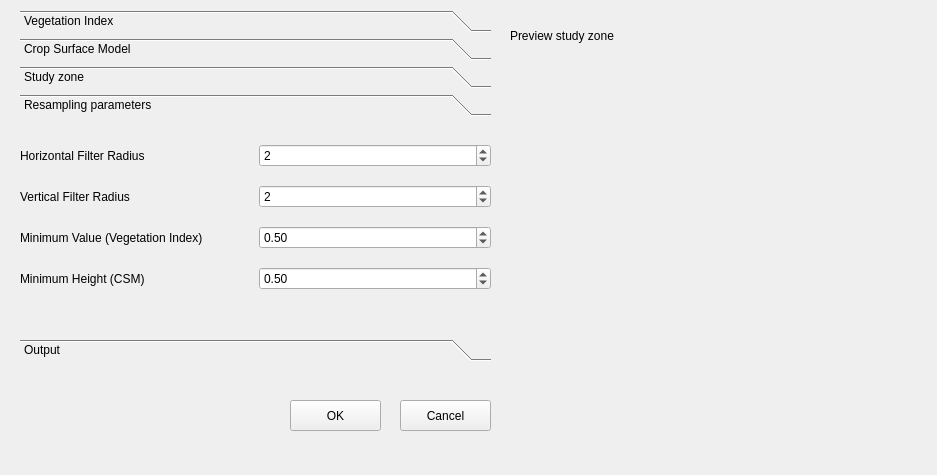
<?xml version="1.0" encoding="UTF-8"?>
<ui version="4.0">
 <class>VigourMapsDialogBase</class>
 <widget class="QDialog" name="VigourMapsDialogBase">
  <property name="geometry">
   <rect>
    <x>0</x>
    <y>0</y>
    <width>937</width>
    <height>475</height>
   </rect>
  </property>
  <property name="sizePolicy">
   <sizepolicy hsizetype="Expanding" vsizetype="Expanding">
    <horstretch>0</horstretch>
    <verstretch>0</verstretch>
   </sizepolicy>
  </property>
  <property name="windowTitle">
   <string>VigourMaps</string>
  </property>
  <widget class="QToolBox" name="toolBox">
   <property name="geometry">
    <rect>
     <x>20</x>
     <y>10</y>
     <width>471</width>
     <height>351</height>
    </rect>
   </property>
   <property name="currentIndex">
    <number>3</number>
   </property>
   <widget class="QWidget" name="page">
    <property name="geometry">
     <rect>
      <x>0</x>
      <y>0</y>
      <width>471</width>
      <height>241</height>
     </rect>
    </property>
    <attribute name="label">
     <string>Vegetation Index</string>
    </attribute>
    <widget class="QWidget" name="gridLayoutWidget_2">
     <property name="geometry">
      <rect>
       <x>0</x>
       <y>0</y>
       <width>461</width>
       <height>141</height>
      </rect>
     </property>
     <layout class="QGridLayout" name="gridLayout_2">
      <item row="0" column="0">
       <widget class="QLabel" name="label_10">
        <property name="text">
         <string>Input Vegetation Index</string>
        </property>
       </widget>
      </item>
      <item row="0" column="3">
       <widget class="QPushButton" name="pushButton_13">
        <property name="text">
         <string>Browse</string>
        </property>
       </widget>
      </item>
      <item row="0" column="2">
       <widget class="QComboBox" name="comboBox_3">
        <property name="sizePolicy">
         <sizepolicy hsizetype="Expanding" vsizetype="Fixed">
          <horstretch>0</horstretch>
          <verstretch>0</verstretch>
         </sizepolicy>
        </property>
       </widget>
      </item>
     </layout>
    </widget>
   </widget>
   <widget class="QWidget" name="page_2">
    <property name="geometry">
     <rect>
      <x>0</x>
      <y>0</y>
      <width>471</width>
      <height>241</height>
     </rect>
    </property>
    <attribute name="label">
     <string>Crop Surface Model</string>
    </attribute>
    <widget class="QWidget" name="gridLayoutWidget_3">
     <property name="geometry">
      <rect>
       <x>0</x>
       <y>0</y>
       <width>471</width>
       <height>231</height>
      </rect>
     </property>
     <layout class="QGridLayout" name="gridLayout_3">
      <item row="2" column="1">
       <widget class="QLabel" name="label_20">
        <property name="text">
         <string>Input CSM</string>
        </property>
       </widget>
      </item>
      <item row="2" column="4">
       <widget class="QPushButton" name="pushButton_17">
        <property name="text">
         <string>Browse</string>
        </property>
       </widget>
      </item>
      <item row="2" column="0">
       <widget class="QCheckBox" name="checkBox_2">
        <property name="text">
         <string/>
        </property>
       </widget>
      </item>
      <item row="1" column="2">
       <widget class="QComboBox" name="comboBox_6">
        <property name="sizePolicy">
         <sizepolicy hsizetype="Expanding" vsizetype="Fixed">
          <horstretch>0</horstretch>
          <verstretch>0</verstretch>
         </sizepolicy>
        </property>
       </widget>
      </item>
      <item row="2" column="2">
       <widget class="QComboBox" name="comboBox_8">
        <property name="sizePolicy">
         <sizepolicy hsizetype="Expanding" vsizetype="Fixed">
          <horstretch>0</horstretch>
          <verstretch>0</verstretch>
         </sizepolicy>
        </property>
       </widget>
      </item>
      <item row="0" column="2">
       <widget class="QComboBox" name="comboBox_9">
        <property name="sizePolicy">
         <sizepolicy hsizetype="Expanding" vsizetype="Fixed">
          <horstretch>0</horstretch>
          <verstretch>0</verstretch>
         </sizepolicy>
        </property>
       </widget>
      </item>
      <item row="0" column="0">
       <widget class="QCheckBox" name="checkBox_3">
        <property name="text">
         <string/>
        </property>
       </widget>
      </item>
      <item row="1" column="4">
       <widget class="QPushButton" name="pushButton_18">
        <property name="text">
         <string>Browse</string>
        </property>
       </widget>
      </item>
      <item row="1" column="1">
       <widget class="QLabel" name="label_21">
        <property name="text">
         <string>Input DTM</string>
        </property>
       </widget>
      </item>
      <item row="0" column="1">
       <widget class="QLabel" name="label_22">
        <property name="text">
         <string>Input DSM</string>
        </property>
       </widget>
      </item>
      <item row="0" column="4">
       <widget class="QPushButton" name="pushButton_21">
        <property name="text">
         <string>Browse</string>
        </property>
       </widget>
      </item>
      <item row="3" column="2">
       <widget class="QLabel" name="label_5">
        <property name="text">
         <string>Note: CSM is optional. Check the box if you pretend to use it.</string>
        </property>
        <property name="wordWrap">
         <bool>true</bool>
        </property>
       </widget>
      </item>
     </layout>
    </widget>
   </widget>
   <widget class="QWidget" name="page_4">
    <property name="geometry">
     <rect>
      <x>0</x>
      <y>0</y>
      <width>471</width>
      <height>241</height>
     </rect>
    </property>
    <attribute name="label">
     <string>Study zone</string>
    </attribute>
    <widget class="QWidget" name="gridLayoutWidget_5">
     <property name="geometry">
      <rect>
       <x>0</x>
       <y>10</y>
       <width>461</width>
       <height>41</height>
      </rect>
     </property>
     <layout class="QGridLayout" name="gridLayout_5">
      <item row="0" column="2">
       <widget class="QComboBox" name="comboBox_7">
        <property name="sizePolicy">
         <sizepolicy hsizetype="Expanding" vsizetype="Fixed">
          <horstretch>0</horstretch>
          <verstretch>0</verstretch>
         </sizepolicy>
        </property>
       </widget>
      </item>
      <item row="0" column="3">
       <widget class="QPushButton" name="pushButton_16">
        <property name="text">
         <string>Browse</string>
        </property>
       </widget>
      </item>
      <item row="0" column="1">
       <widget class="QLabel" name="label_2">
        <property name="text">
         <string>Study zone shapefile</string>
        </property>
       </widget>
      </item>
      <item row="0" column="0">
       <widget class="QCheckBox" name="checkBox">
        <property name="text">
         <string/>
        </property>
       </widget>
      </item>
     </layout>
    </widget>
    <widget class="QLabel" name="label_4">
     <property name="geometry">
      <rect>
       <x>0</x>
       <y>80</y>
       <width>241</width>
       <height>81</height>
      </rect>
     </property>
     <property name="text">
      <string>Note: Instead of shapefile, the user can define a polygon in Preview window.</string>
     </property>
     <property name="wordWrap">
      <bool>true</bool>
     </property>
    </widget>
   </widget>
   <widget class="QWidget" name="page_5">
    <property name="geometry">
     <rect>
      <x>0</x>
      <y>0</y>
      <width>471</width>
      <height>241</height>
     </rect>
    </property>
    <attribute name="label">
     <string>Resampling parameters</string>
    </attribute>
    <widget class="QWidget" name="gridLayoutWidget_6">
     <property name="geometry">
      <rect>
       <x>0</x>
       <y>10</y>
       <width>471</width>
       <height>171</height>
      </rect>
     </property>
     <layout class="QGridLayout" name="gridLayout_6">
      <item row="2" column="0">
       <widget class="QLabel" name="label_13">
        <property name="text">
         <string>Minimum Value (Vegetation Index)</string>
        </property>
       </widget>
      </item>
      <item row="3" column="1">
       <widget class="QDoubleSpinBox" name="doubleSpinBox_4">
        <property name="minimum">
         <double>-100.000000000000000</double>
        </property>
        <property name="singleStep">
         <double>0.100000000000000</double>
        </property>
        <property name="value">
         <double>0.500000000000000</double>
        </property>
       </widget>
      </item>
      <item row="0" column="1">
       <widget class="QSpinBox" name="spinBox">
        <property name="value">
         <number>2</number>
        </property>
       </widget>
      </item>
      <item row="0" column="0">
       <widget class="QLabel" name="label_3">
        <property name="text">
         <string>Horizontal Filter Radius</string>
        </property>
       </widget>
      </item>
      <item row="2" column="1">
       <widget class="QDoubleSpinBox" name="doubleSpinBox_3">
        <property name="singleStep">
         <double>0.100000000000000</double>
        </property>
        <property name="value">
         <double>0.500000000000000</double>
        </property>
       </widget>
      </item>
      <item row="3" column="0">
       <widget class="QLabel" name="label_16">
        <property name="text">
         <string>Minimum Height (CSM)</string>
        </property>
       </widget>
      </item>
      <item row="1" column="0">
       <widget class="QLabel" name="label_6">
        <property name="text">
         <string>Vertical Filter Radius</string>
        </property>
       </widget>
      </item>
      <item row="1" column="1">
       <widget class="QSpinBox" name="spinBox_2">
        <property name="value">
         <number>2</number>
        </property>
       </widget>
      </item>
     </layout>
    </widget>
   </widget>
   <widget class="QWidget" name="page_3">
    <property name="geometry">
     <rect>
      <x>0</x>
      <y>0</y>
      <width>471</width>
      <height>241</height>
     </rect>
    </property>
    <attribute name="label">
     <string>Output</string>
    </attribute>
    <widget class="QWidget" name="gridLayoutWidget_4">
     <property name="geometry">
      <rect>
       <x>0</x>
       <y>10</y>
       <width>471</width>
       <height>91</height>
      </rect>
     </property>
     <layout class="QGridLayout" name="gridLayout_4">
      <item row="1" column="0">
       <widget class="QLabel" name="label_24">
        <property name="text">
         <string>Vegetation Distribution Map</string>
        </property>
       </widget>
      </item>
      <item row="0" column="3">
       <widget class="QPushButton" name="pushButton_19">
        <property name="text">
         <string>Browse</string>
        </property>
       </widget>
      </item>
      <item row="0" column="0">
       <widget class="QLabel" name="label_23">
        <property name="text">
         <string>Output Vigour Map</string>
        </property>
       </widget>
      </item>
      <item row="0" column="2">
       <widget class="QLineEdit" name="lineEdit_22"/>
      </item>
      <item row="1" column="2">
       <widget class="QLineEdit" name="lineEdit_23"/>
      </item>
      <item row="1" column="3">
       <widget class="QPushButton" name="pushButton_20">
        <property name="text">
         <string>Browse</string>
        </property>
       </widget>
      </item>
     </layout>
    </widget>
    <widget class="QPushButton" name="pushButton">
     <property name="geometry">
      <rect>
       <x>0</x>
       <y>110</y>
       <width>131</width>
       <height>31</height>
      </rect>
     </property>
     <property name="text">
      <string>Reclassify map</string>
     </property>
    </widget>
   </widget>
  </widget>
  <widget class="QWidget" name="gridLayoutWidget">
   <property name="geometry">
    <rect>
     <x>510</x>
     <y>10</y>
     <width>411</width>
     <height>51</height>
    </rect>
   </property>
   <layout class="QGridLayout" name="gridLayout">
    <item row="0" column="0">
     <widget class="QLabel" name="label">
      <property name="text">
       <string>Preview study zone</string>
      </property>
     </widget>
    </item>
   </layout>
  </widget>
  <widget class="QgsMapCanvas" name="widget" native="true">
   <property name="geometry">
    <rect>
     <x>510</x>
     <y>70</y>
     <width>411</width>
     <height>271</height>
    </rect>
   </property>
  </widget>
  <widget class="QPushButton" name="pushButton_2">
   <property name="geometry">
    <rect>
     <x>290</x>
     <y>400</y>
     <width>91</width>
     <height>31</height>
    </rect>
   </property>
   <property name="text">
    <string>OK</string>
   </property>
  </widget>
  <widget class="QPushButton" name="pushButton_3">
   <property name="geometry">
    <rect>
     <x>400</x>
     <y>400</y>
     <width>91</width>
     <height>31</height>
    </rect>
   </property>
   <property name="text">
    <string>Cancel</string>
   </property>
  </widget>
 </widget>
 <customwidgets>
  <customwidget>
   <class>QgsMapCanvas</class>
   <extends>QWidget</extends>
   <header>qgis.gui</header>
   <container>1</container>
  </customwidget>
 </customwidgets>
 <resources/>
 <connections/>
</ui>
